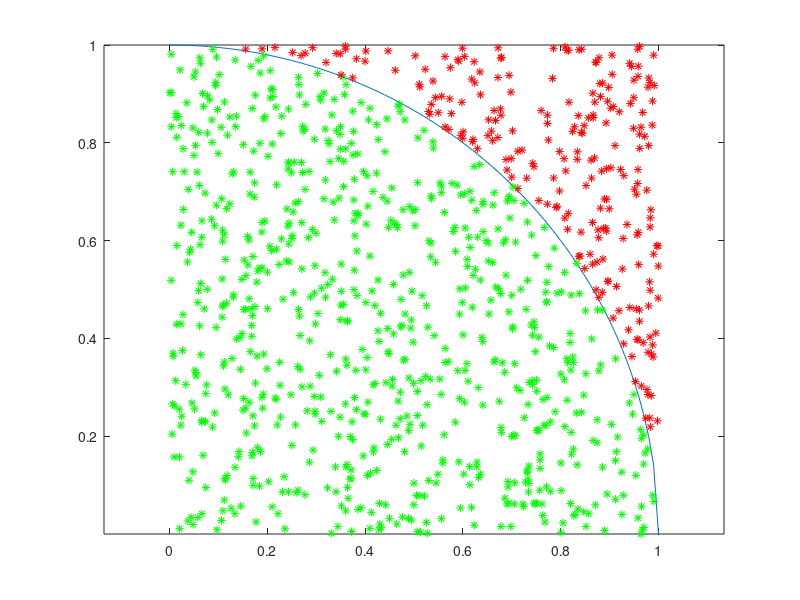

Reproduce this figure in MATLAB.
x = 0:0.01:1;
y = sqrt(1-x.^2);
plot(x,y); hold on;
axis equal;

n=1000;
cpt=0;

for k=1:n
    p = rand(2,1);
    if norm(p)<=1
        plot(p(1),p(2),'*g')
        cpt = cpt + 1;
    else
        plot(p(1),p(2),'*r')
    end
end    